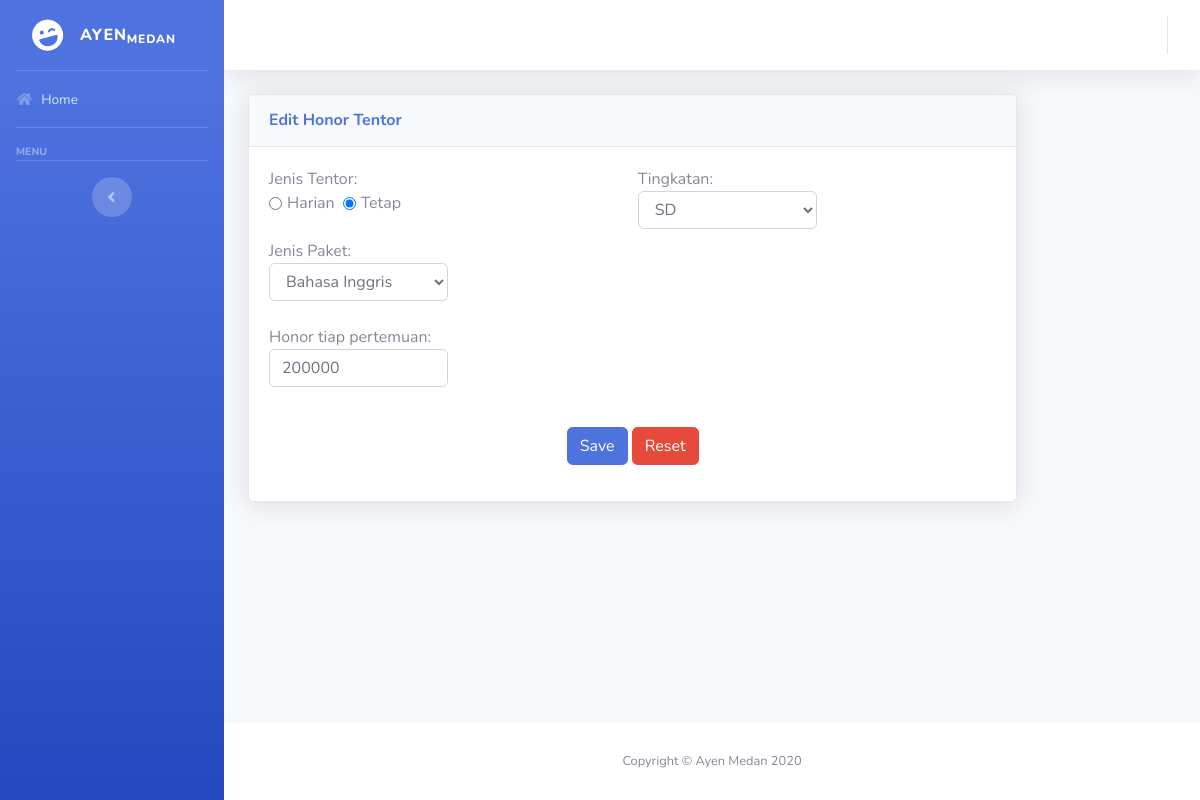
Page /edit-honor-tentor.php?id=18 on the committed database.
### tables this page shows
CREATE TABLE `honor_tentor` (
  `id` int(11) NOT NULL,
  `paket` enum('Bimbel','MAFIA','Bahasa Mandarin','Bahasa Inggris') NOT NULL,
  `jenisTentor` enum('Harian','Tetap') NOT NULL,
  `honor` text NOT NULL,
  `tingkatan` enum('TK','SD','SMP','SMA') NOT NULL
);

### edit-honor-tentor.php (the view, shortened to what this page needs)
<?php
include("koneksi.php");
?>
<html>
    <head>
        <link href="vendor/fontawesome-free/css/all.min.css" rel="stylesheet" type="text/css">
        <link href="css/sb-admin-2.min.css" rel="stylesheet">
    </head>
    <body id="page-top">
    <div id="wrapper">
        <?php include("sidebar.php"); ?>
        <div id="content-wrapper" class="d-flex flex-column">
            <div id="content">
                <nav class="navbar navbar-expand navbar-light bg-white topbar mb-4 static-top shadow">
                    <?php include("topBar.php"); ?>
                </nav>
                <div class="container-fluid">
                    <div class="row">
						<div class="col-xs-12 col-sm-12 col-md-10 col-lg-10">
							<div class="card shadow mb-4">
								<div class="card-header py-3">
									<h6 class="m-0 font-weight-bold text-primary">Edit Honor Tentor</h6>
								</div>
								<div class="card-body">
                                    <?php
                                    if (isset($_GET['id'])) {
                                        $getData = mysqli_query($db, "SELECT * FROM `honor_tentor` WHERE id = '$_GET[id]'");
                                        while ($data = mysqli_fetch_array($getData)) {
                                    ?>
									<form action="" method="post">
										<div class="form-row">
											<div class="col-xs-12 col-sm-12 col-md-6 col-lg-6 mb-3">
												Jenis Tentor:<br/>
												<div class="form-check form-check-inline">
													<input type="radio" id="jenis1" name="jenisTentor" value="Harian" class="form-check-input" <?= ($data['jenisTentor'] == "Harian") ? "checked" : ""; ?>/>
													<label for="jenis1" class="form-check-label">Harian</label><br/>
													<input type="radio" id="jenis2" name="jenisTentor" value="Tetap" class="form-check-input ml-2" <?= ($data['jenisTentor'] == "Tetap") ? "checked" : ""; ?>/>
													<label for="jenis2" class="form-check-label">Tetap</label>
												</div><br/><br/>
												Jenis Paket:<br/>
												<select name="paket" class="form-control col-6">
													<option value="Bahasa Inggris" <?= ($data['paket'] == "Bahasa Inggris") ? "selected" : ""; ?>>Bahasa Inggris</option>
												</select>
												<br/>
												Honor tiap pertemuan:<br/>
												<input type="number" name="honorTentor" class="form-control col-6" value="<?= $data['honor']; ?>"/>
												<br/>
											</div>
											<div class="col-xs-12 col-sm-12 col-md-6 col-lg-6 mb-3">
												Tingkatan:<br/>
												<select name="tingkatan" class="form-control col-6">
													<option value="SD" <?= ($data['tingkatan'] == "SD") ? "selected" : ""; ?>>SD</option>
												</select><br/>
											</div>
										</div>
										<center>
											<input type="submit" class="btn btn-primary" name="tambah" value="Save"/>
											<input type="reset" class="btn btn-danger" name="reset" value="Reset"/>
										</center>
									</form>
									<?php
                                        }
                                    }
									?>
								</div>
							</div>
						</div>
					</div>
				</div>
			</div>
			<footer class="sticky-footer bg-white">
				<div class="container my-auto">
					<div class="copyright text-center my-auto">
						<span>Copyright &copy; Ayen Medan 2020</span>
					</div>
				</div>
			</footer>
		</div>
	</div>
</body>
</html>

### rows in the picture
honor_tentor: jenisTentor "☐ Harian", jenisTentor "☑ Tetap", paket "Bahasa Inggris", honorTentor "200000", tingkatan "SD"
